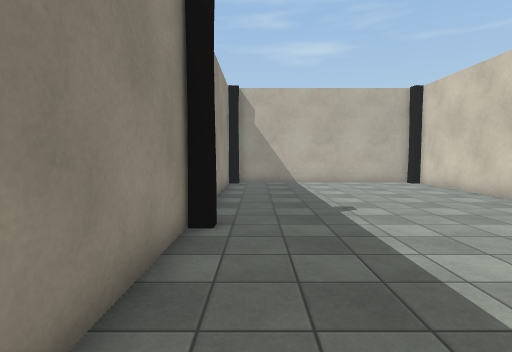
View 1 (above)

12 first-person views from a walk through a 3-D level made in the Unity game engine. The camera is 1.5 m above the floor, tilts 4° down and sees 80° across. Doors are open. The floor is counted in squares, 1 m on a side. Each view is taken from the middle of a square. On the plan, view 1 faces up. The plan holds only what a view shows up to about 15 squares ahead; the rest is blank. The place goes on beyond the plan. Surface patterns are stand-ins for the level's own textures.

View 2
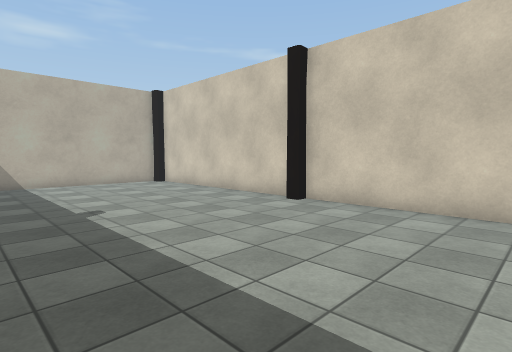

View 3
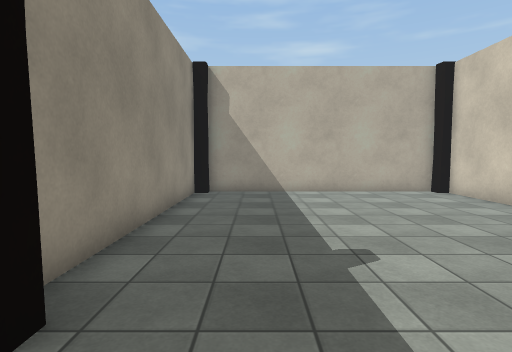

View 4
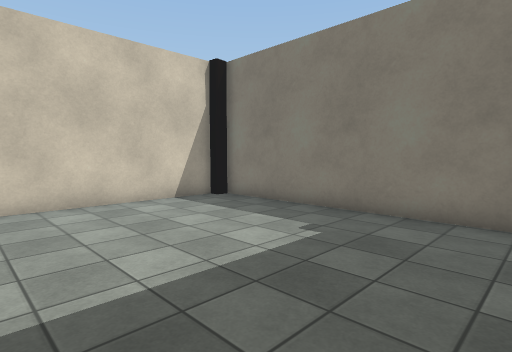

View 5
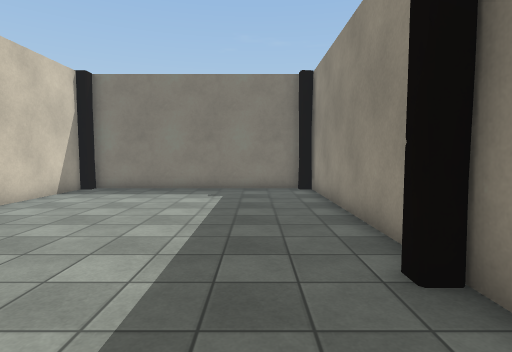

View 6
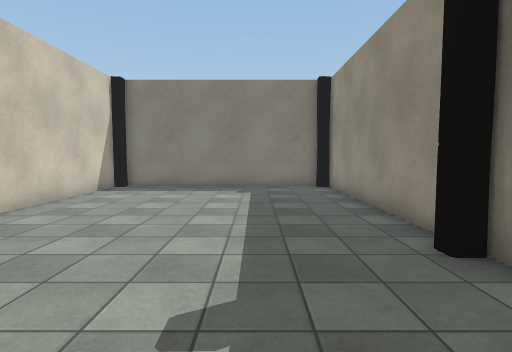

View 7
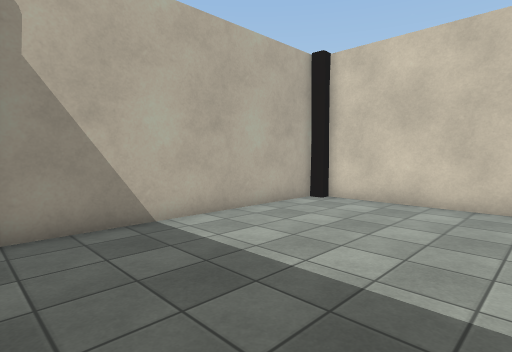

View 8
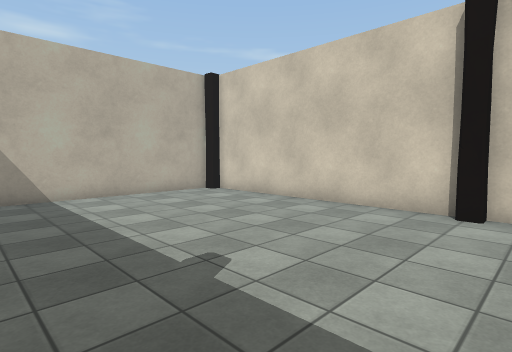

View 9
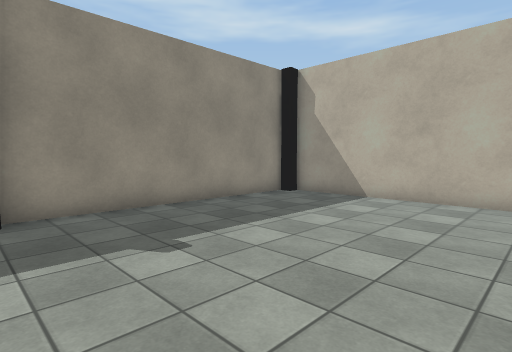

View 10
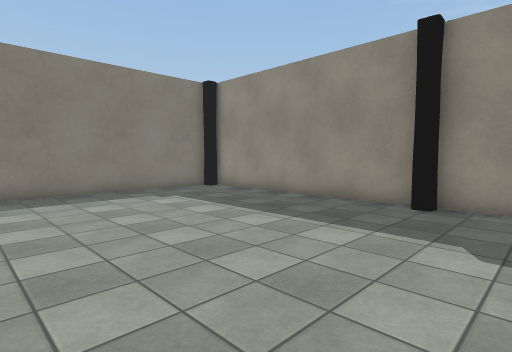

View 11
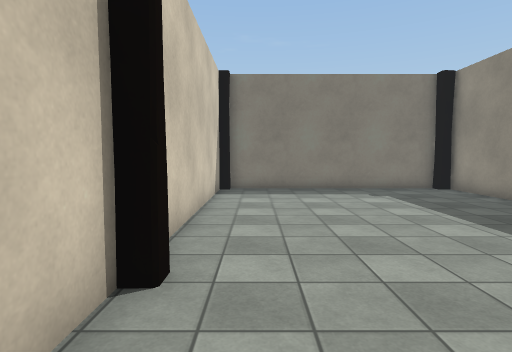

View 12
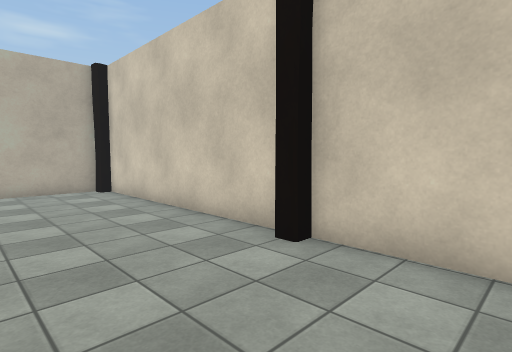

### Floor plan
Points are (right, up) in squares from view 1. A wall is a line through its corners. A room is listed if a view was taken in it or the views show most of it. See-through windows are left out.
Room 1 (views 1, 2, 3, 4, 5, 6, 7, 8, 9, 10, 11, 12)
walls: (-1.4, 6.6) (-0.9, 6.6) (-0.9, 6.2) (-1.4, 6.2); (8.6, 6.6) (8.6, 15.9) (8.1, 15.9) (8.1, 16.4) (-0.9, 16.4) (-0.9, 15.9) (-1.4, 15.9) (-1.4, -3.4); (-1.4, -3) (-0.8, -3) (-0.8, -3.6) (8.1, -3.6) (8.1, -3.1) (8.6, -3.1) (8.6, 6.2) (8.1, 6.2) (8.1, 6.7)

Where each view was taken, in squares from view 1:
view 1: 0 up, 0 right, facing up
view 2: 0 up, 0 right, facing up-right
view 3: 4 up, 1 right, facing up
view 4: 4 up, 1 left, facing down-right
view 5: 10 up, 1 right, facing down
view 6: 11 up, 2 right, facing down
view 7: 10 up, 1 left, facing up-right
view 8: 5 up, 0 right, facing up-right
view 9: 6 up, 7 right, facing up-left
view 10: 9 up, 8 right, facing down-left
view 11: 10 up, 7 right, facing down
view 12: 3 up, 4 right, facing up-right
